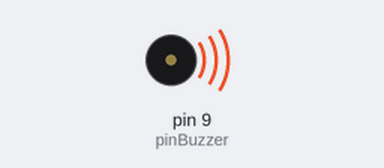
Simulated run of this sketch. Board: Arduino Uno, built with avr-gcc and run on an emulated ATmega328P. Shown: buzzer (waves = sounding).

Above: at 0.5 s.
Timing chart, 0 to 4.6 s (numbered marks = the images above):
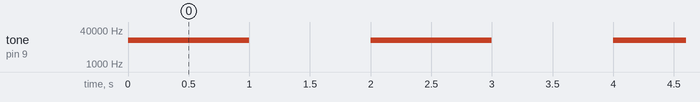

Measured:
- by itself, tone on pin 9 (pinBuzzer): alternates 13484 Hz for 1.0 s and silent for 1.0 s

The sketch:

buzzer.ino
```cpp
int pinBuzzer = 9;

  void setup()
  {
    pinMode(pinBuzzer , OUTPUT);
}

void loop()
{
  tone(pinBuzzer , 79020);
  delay(1000);
  noTone(pinBuzzer );
  delay(1000);
}
```
